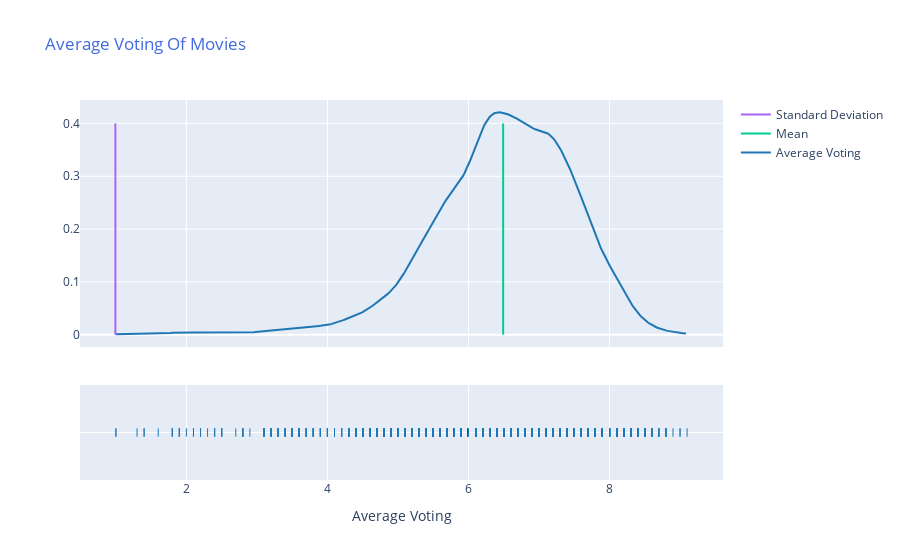

Here is the notebook cell this chart was saved with:
### Code cell
fig = ff.create_distplot([avg_vote], ["Average Voting"], show_hist=False)
fig.add_traces(go.Scatter(x=[avg_vote_mean, avg_vote_mean], y=[0, 0.4], mode="lines", name="Mean"))
fig.add_traces(go.Scatter(x=[avg_vote_std_deviation, avg_vote_std_deviation], y=[0, 0.4], mode="lines", name="Standard Deviation"))
fig.layout.update({
    "title": "Average Voting Of Movies",
    "xaxis": {"title": "Average Voting"},
    "title_font_color": "royalblue"
})
fig.show()

### Figure 1 — Plotly figure (JSON) as saved in the notebook; plotly's stock layout.template omitted (floating-point values rounded to 4 significant figures; data arrays with more than 128 entries replaced by an {"elided": "..."} marker saying what was removed)
{"data": [{"legendgroup": "Average Voting", "marker": {"color": "rgb(31, 119, 180)"}, "mode": "lines", "name": "Average Voting", "showlegend": true, "type": "scatter", "x": {"elided": "500 float values"}, "xaxis": "x", "y": {"elided": "500 float values"}, "yaxis": "y"}, {"legendgroup": "Average Voting", "marker": {"color": "rgb(31, 119, 180)", "symbol": "line-ns-open"}, "mode": "markers", "name": "Average Voting", "showlegend": false, "type": "scatter", "x": {"elided": "5487 float values"}, "xaxis": "x", "y": {"elided": "5487 str values"}, "yaxis": "y2"}, {"mode": "lines", "name": "Mean", "type": "scatter", "x": [6.491, 6.491], "y": [0, 0.4]}, {"mode": "lines", "name": "Standard Deviation", "type": "scatter", "x": [0.9925, 0.9925], "y": [0, 0.4]}], "layout": {"barmode": "overlay", "hovermode": "closest", "legend": {"traceorder": "reversed"}, "title": {"font": {"color": "royalblue"}, "text": "Average Voting Of Movies"}, "xaxis": {"anchor": "y2", "domain": [0, 1], "title": {"text": "Average Voting"}, "zeroline": false}, "yaxis": {"anchor": "free", "domain": [0.35, 1], "position": 0}, "yaxis2": {"anchor": "x", "domain": [0, 0.25], "dtick": 1, "showticklabels": false}}}
